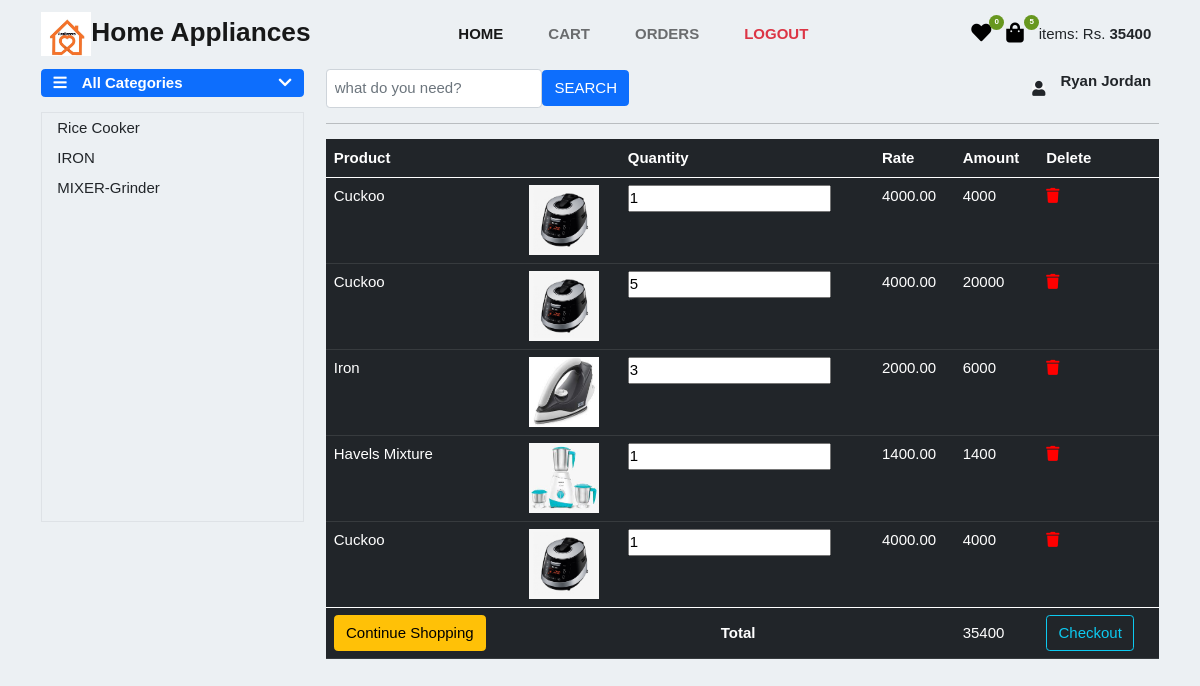
Page /public/cart.php (signed in) on the earlier database version.
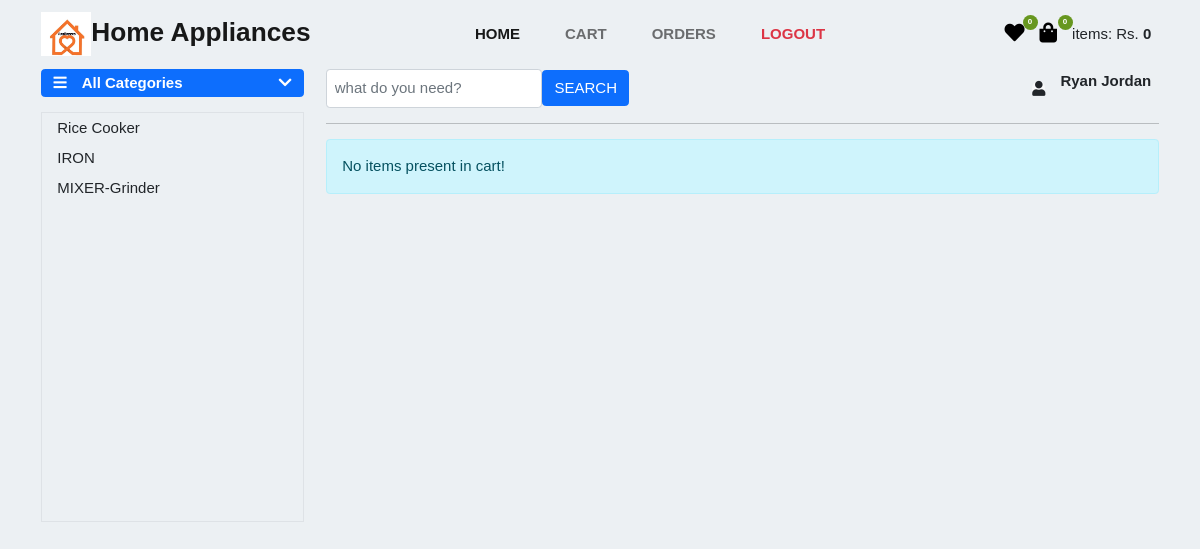
Same page on the later database version.
### tables this page shows
CREATE TABLE `categories` (
  `ct_id` bigint(20) NOT NULL,
  `ct_name` varchar(255) NOT NULL,
  `ct_desc` varchar(255) NOT NULL
);

CREATE TABLE `customers` (
  `id` bigint(20) NOT NULL,
  `email` varchar(255) NOT NULL,
  `password` varchar(255) NOT NULL,
  `name` varchar(255) NOT NULL,
  `login_type` varchar(255) NOT NULL,
  `contact` text NOT NULL
);

CREATE TABLE `cart` (
  `id` bigint(20) NOT NULL,
  `product_id` bigint(20) NOT NULL,
  `customer_id` bigint(20) NOT NULL,
  `qty` int(10) NOT NULL
);

CREATE TABLE `products` (
  `pr_id` bigint(20) NOT NULL,
  `pr_name` varchar(255) NOT NULL,
  `pr_desc` varchar(255) NOT NULL,
  `pr_img` varchar(255) NOT NULL,
  `pr_price` decimal(10,2) NOT NULL,
  `pr_qty` int(10) NOT NULL,
  `cat_id` bigint(20) NOT NULL,
  `pr_brand` varchar(255) NOT NULL
);

### helpers/functions.php (called while the page is built, shortened)
<?php
function cLogged(){
    if(isset($_SESSION['customer'])){
        return true;
    }else{
        return false;
    }
}

### classes/dbh.class.php (called while the page is built)
<?php
class Dbh {
    private $host = "localhost";
    private $user = "root";
    private $pwd = "";
    private $dbName = "project";
    public function connect () {
        $dsn = 'mysql:host=' . $this->host . ';dbname=' . $this->dbName;
        try{
        $pdo = new PDO($dsn, $this->user, $this->pwd);
        $pdo->setAttribute(PDO::ATTR_DEFAULT_FETCH_MODE, PDO::FETCH_ASSOC);
        $pdo->setAttribute(PDO::ATTR_ERRMODE, PDO::ERRMODE_EXCEPTION);
        return $pdo;
        }catch (PDOException $e){
            echo 'Connection failed: ' . $e->getMessage();
        }
    }
}

### classes/wish.class.php (called while the page is built, shortened)
<?php
require_once "../classes/dbh.class.php";
class Wish extends Dbh {
    public function getAll($customer_id) {
        $sql = "SELECT * FROM `wishes` INNER JOIN products WHERE wish_product = products.pr_id AND wish_cust = ?";
        $stmt = $this->connect()->prepare($sql);
        $stmt->execute([$customer_id]);
        while($result = $stmt->fetchAll()) {
            return $result;
        }
    }
}

### classes/cart.class.php (called while the page is built, shortened)
<?php
require_once "../classes/dbh.class.php";
class Cart extends Dbh {
    public function getAll($customer_id) {
        $sql = "SELECT * FROM cart INNER JOIN products WHERE product_id = products.pr_id AND customer_id = ?";
        $stmt = $this->connect()->prepare($sql);
        $stmt->execute([$customer_id]);
        while($result = $stmt->fetchAll()) {
            return $result;
        }
    }
    public function total($customer_id)
    {
        $total = 0;
        $allitem = $this->getAll($customer_id);
        if($allitem > 0){
            foreach($allitem as $item){
                $total = $total + $item['qty'] * $item['pr_price'];
            }
            return $total;
        }else{
            return 0;
        }
    }
}

### classes/category.class.php (called while the page is built, shortened)
<?php
require_once "../classes/dbh.class.php";
class Category extends Dbh {
    public function getAll() {
        $sql = "SELECT * FROM `categories`";
        $stmt = $this->connect()->prepare($sql);
        $stmt->execute();
        while($result = $stmt->fetchAll()) {
            return $result;
        }
    }
}

### classes/customer.class.php (called while the page is built, shortened)
<?php
require_once "../classes/dbh.class.php";
class Customer extends Dbh{
    public function selected($email) {
        $sql = "SELECT * FROM `customers` WHERE email = ?";
        $stmt = $this->connect()->prepare($sql);
        $stmt->execute([$email]);
        $result = $stmt->fetch();
        return $result;
    }
}

### public/cart.php (the view, shortened to what this page needs)
<?php
require_once "layout/header.php";
if(isset($_SESSION['customer'])){
    $cart = new Cart();
    if($cart->getAll($_SESSION['customer_id']) > 0):
        $total = 0;
?>
    <table class="table table-dark table-hover">
        <thead>
            <tr>
                <th colspan="2">Product</th>
                <th>Quantity</th>
                <th>Rate</th>
                <th>Amount</th>
                <th>Delete</th>
            </tr>
        </thead>
        <tbody>
            <?php
                    foreach ($cart->getAll($_SESSION['customer_id']) as $items) {
                            $total = $total + $items['pr_price']*$items['qty'];
                        ?>
                            <tr>
                                <td><a style="text-decoration: none; color:white" href="view.php?id=<?=$items['pr_id']?>"><?=$items['pr_name']?></a></td>
                                <td><img src="../admin/uploads/<?=$items['pr_img']?>" alt="" srcset="" height="70px" width="70px"></td>
                                <td><input type="text" id="qty<?=$items['pr_id']?>" value="<?=$items['qty']?>"></td>
                                <td><?=$items['pr_price']?></td>
                                <td id="amt"><?=$items['pr_price']*$items['qty']?></td>
                                <td id="del<?=$items['pr_id']?>"><i class="fas fa-trash" style="color:red"></i></td>
                            </tr>
                        <?php
                    }
            ?>
        </tbody>
        <?php
               if(isset($total)){
        ?>
        <tfoot>
            <td><a href="index.php" class="btn btn btn-warning">Continue Shopping</a></td>
            <td colspan="3" style="text-align:center"><b>Total</b></td>
            <td colspan="">
                <?php
                        echo $total;
            ?>
            </td>
            <td><a href="checkout.php" class="btn btn-outline-info"> Checkout</a></td>
            <?php } ?>
        </tfoot>
        <?php
            else:
                echo "
                    <div class='alert alert-info' role='alert'>
                    No items present in cart!
                    </div>
                ";
            endif;
        ?>
    </table>
    <?php
}
require_once "layout/footer.php";
?>

### public/layout/header.php (shortened to what this page needs)
<?php
$category = new Category;
?>
<!DOCTYPE html>
<html lang="en">
<head>
    <link rel="stylesheet" href="https://cdn.jsdelivr.net/npm/bootstrap@5.0.1/dist/css/bootstrap.min.css">
    <link rel="stylesheet" href="https://use.fontawesome.com/releases/v5.7.2/css/all.css">
    <link rel="stylesheet" href="https://cdnjs.cloudflare.com/ajax/libs/font-awesome/4.7.0/css/font-awesome.min.css">
    <link rel="stylesheet" href="layout/css/style.css">
    <link href="layout/css/ui.css" rel="stylesheet" type="text/css" />
</head>
<body>
<div class="container">
    <nav class="navbar navbar-expand-lg navbar-light ">
        <div class="container-fluid pe-lg-2 p-0"> <a class="navbar-brand fw-bold fs-3" href="index.php"><img src="../img/logo.jpeg" alt="Brand Logo" width="50px" >Home Appliances</a>
            <div class="collapse navbar-collapse" id="navbarSupportedContent">
                <ul class="navbar-nav ms-auto mb-2 mb-lg-0">
                    <li class="nav-item"> <a class="nav-link pe-3 me-4 fw-bold active" aria-current="page" href="index.php">HOME</a> </li>
                    <li class="nav-item"> <a class="nav-link pe-3 me-4 fw-bold" href="cart.php">CART</a> </li>
                    <li class="nav-item"> <a class="nav-link pe-3 me-4 fw-bold" href="orders.php">ORDERS</a> </li>
                    <?php
                        if(!cLogged()){
                    ?>
                    <li class="nav-item"> <a class="nav-link pe-3 me-4 fw-bold" href="login.php">LOGIN</a> </li>
                    <?php
                        }else{
                            ?>
                            <li class="nav-item"> <a class="nav-link pe-3 me-4 fw-bold text-danger" href="logout.php" onClick="return confirm('Confirm Logout')">LOGOUT</a> </li>
                        <?php
                        }
                    ?>
                </ul>
                <?php
                if(cLogged()){
                    ?>
                        <ul class="navbar-nav icons ms-auto mb-2 mb-lg-0">
                            <li class=" nav-item pe-3"> <a href="wish.php" class="fas fa-heart"> <span class="num rounded-circle">
                                <?php
                                    $WISH = new Wish();
                                    if(is_array($WISH->getAll($_SESSION['customer_id']))){
                                        echo count($WISH->getAll($_SESSION['customer_id']));
                                    }else{
                                        echo 0;
                                    }
                                ?>
                            </span> </a> </li>
                            <li class=" nav-item pe-3">
                                <a href="cart.php" class="fas fa-shopping-bag">
                                    <span class="num rounded-circle">
                                <?php
                                    $cart = new Cart();
                                        if(is_array($cart->getAll($_SESSION['customer_id']))){
                                            echo count($cart->getAll($_SESSION['customer_id']));
                                        }else{
                                            echo 0;
                                        }
                                    ?>
                                </span>
                                </a>
                            </li>
                            <li class=" nav-item"> <span class="">items: Rs.</span> <span class="fw-bold">
                                <?php
                                    if($cart->total($_SESSION['customer_id']) > 0){
                                        echo $cart->total($_SESSION['customer_id']);
                                    }else{
                                        echo "0";
                                    }
                                ?>
                            </span> </li>
                        </ul>
                    <?php
                }
                ?>
            </div>
        </div>
    </nav>
    <div class="row">
        <div class="col-lg-3 mb-lg-0 mb-2">
            <p> <a  class="btn btn-primary w-100 d-flex align-items-center justify-content-between" data-bs-toggle="collapse" href="#collapseExample"  role="button" aria-expanded="true" aria-controls="collapseExample"> <span class="fas fa-bars"><span class="ps-3">All Categories</span></span> <span class="fas fa-chevron-down"></span> </a> </p>
            <div class="<?php if(isset($banda)){echo "collapse";}else{echo "collapse show";} ?>  border" id="collapseExample">
                <ul class="list-unstyled">
                    <?php
                    if($category->getAll() > 0):
                        foreach ($category->getAll() as $cat):
                    ?>
                        <li><a class="dropdown-item" href="category.php?id=<?=$cat['ct_id']?>"><?=$cat['ct_name']?></a></li>
                    <?php
                        endforeach;
                    else:
                        echo "<p style='color:red;'>No categories</p>";
                    endif;
                    ?>
                </ul>
            </div>
        </div>
        <div class="col-lg-9">
            <div class="d-lg-flex">
                <div class="d-lg-flex align-items-center">
                    <form action="search.php" method="post">
                    <div class="d-flex align-items-center w-100 h-100 ps-lg-0 ps-sm-3">
                       <input class="form-control p-2" type="text" name='item_searched' placeholder="what do you need?" required>
                       <button type="submit" name="search" class="btn btn-primary d-flex align-items-center justify-content-center">SEARCH</button>
               </div>
                    </form>
                </div>
                <?php
                            if(cLogged()){
                                $customer = new Customer();
                                ?>
                <div class="d-flex align-items-center ms-lg-auto mt-lg-0 mt-3 pe-2"> <span class=" me-2 fas fa-user bg-light rounded-circle"></span>
                    <div class="d-flex flex-column ps-2">
                                <p class="fw-bold"><?=$customer->selected($_SESSION['customer'])['name']?></p>
                                <?php
                            }else{
                                ?>
                                <div class="d-flex align-items-center ms-lg-auto mt-lg-0 mt-3 pe-2"> <a href="login.php"><span class=" me-2 fas fa-user-slash bg-light rounded-circle"></span></a>
                    <div class="d-flex flex-column ps-2">
                                <?php
                            }
                        ?>
                    </div>
                </div>
            </div>
            <hr style="width:100%;text-align:left;margin-left:0">

### public/layout/footer.php
</div>
</div>
</body>
</html>

### public/layout/css/style.css (style rules this page uses)
* { margin: 0; padding: 0; box-sizing: border-box; font-family: 'Poppins', sans-serif }
body { background: #ecf0f3 }
.num { position: absolute; display: flex; flex-direction: column; justify-content: center; align-items: center; top: -8px; left: 18px; width: 15px; height: 15px; font-size: 8px; background-color: #67971f; color: white }
a.fas { position: relative; font-size: 20px; text-decoration: none; color: black }
.collapse.show { height: 410px; overflow-y: scroll; }

### public/layout/css/ui.css (style rules this page uses)
html { font-size: 15px; }
.border { border: 1px solid #dee2e6; }
[class*="list-"] li:after { visibility: hidden; display: block; content: ""; overflow: hidden; height: 0; clear: both; }

Differences in the rows shown:
removed cart: product.pr_name "Cuckoo", product.pr_img (picture), qty "1", product.pr_price "4000.00", $items['pr_price']*$items['qty'] "4000"
removed cart: product.pr_name "Cuckoo", product.pr_img (picture), qty "5", product.pr_price "4000.00", $items['pr_price']*$items['qty'] "20000"
removed cart: product.pr_name "Iron", product.pr_img (picture), qty "3", product.pr_price "2000.00", $items['pr_price']*$items['qty'] "6000"
removed cart: product.pr_name "Havels Mixture", product.pr_img (picture), qty "1", product.pr_price "1400.00", $items['pr_price']*$items['qty'] "1400"
removed cart: product.pr_name "Cuckoo", product.pr_img (picture), qty "1", product.pr_price "4000.00", $items['pr_price']*$items['qty'] "4000"
Other differences:
count($cart->getAll($_SESSION['customer_id'])): "5" → (not shown)
$cart->total($_SESSION['customer_id']): "35400" → (not shown)
$total: "35400" → (not shown)
text no longer shown: "Product Quantity Rate Amount Delete Continue Shopping Total Checkout"
text now shown: "0 0 No items present in cart!"
